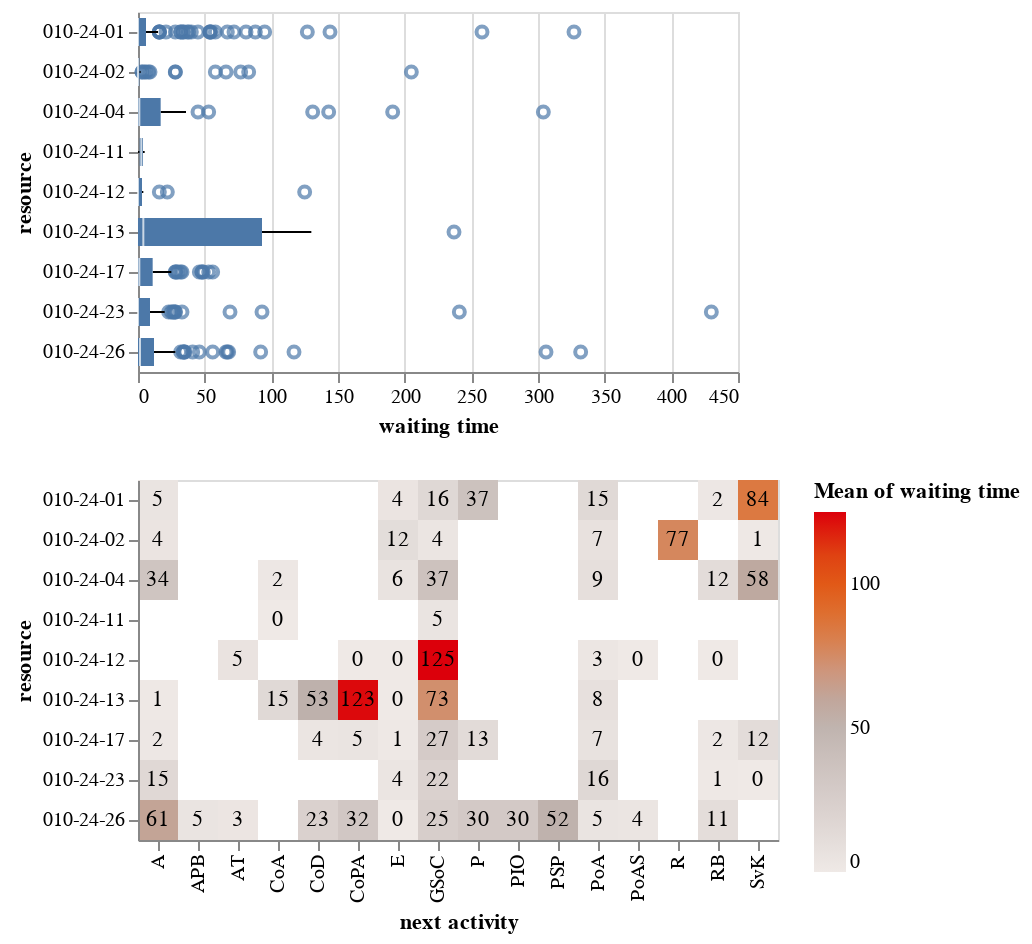

Here is the notebook cell this chart was saved with:
### Markdown cell above
### Identify resources with higher activity duration and waiting time

### Code cell
# activity duration
df_res_mean_actdur = df_res_actdur.groupby(['resource', 'activity']).agg(
    mean_duration=pd.NamedAgg('activity duration', aggfunc='mean')
).reset_index()
df_range_actdur = df_res_actdur.groupby(['activity']).agg(
    min_act_duration=pd.NamedAgg('activity duration', aggfunc='min'),
    max_act_duration=pd.NamedAgg('activity duration', aggfunc='max'),
).reset_index()
df_res_mean_actdur = df_res_mean_actdur.merge(
    df_range_actdur, how='left', on='activity'
)
# normalize
df_res_mean_actdur['normalized_mean_duration'] = (
    (df_res_mean_actdur['mean_duration'] - df_res_mean_actdur['min_act_duration']) / 
    (df_res_mean_actdur['max_act_duration'] - df_res_mean_actdur['min_act_duration'])
)
df_res_mean_actdur = df_res_mean_actdur[df_res_mean_actdur['resource'].isin(df_res_waiting['resource'].unique())]

# waiting time
df_res_waiting = df_res_waiting[df_res_waiting['waiting time'] <= 60 * 8]

alt.vconcat(
    alt.Chart(
        df_res_waiting,
    ).mark_boxplot().encode(
        y=alt.Y('resource:O'),
        x=alt.X('waiting time:Q'),
    ),
    # alt.Chart(
    #     df_res_waiting,
    #     title='Mean of average waiting time by resource'
    # ).mark_bar().encode(
    #     y=alt.Y('resource:O'),
    #     x=alt.X('mean(waiting time):Q').title('Mean waiting time (minutes)'),
    #     tooltip=['mean(waiting time)']
    # ),
    alt.layer(
        alt.Chart(
            df_res_waiting,
        ).mark_rect().encode(
            y=alt.Y('resource:O'),
            x=alt.X('next activity:N'),
            # x=alt.X('activity_pair:N'),
            color=alt.Color('mean(waiting time):Q').scale(scheme='lightgreyred')
        ),
        alt.Chart(
            df_res_waiting
        ).mark_text(baseline='middle').encode(
            y=alt.Y('resource:O'),
            x=alt.X('next activity:N'),
            # x=alt.X('activity_pair:N'),
            text=alt.Text('mean(waiting time):Q', format='.0f')
        )
    ),
    # alt.layer(
    #     alt.Chart(
    #         df_res_mean_actdur,
    #         title='Mean activity duration by resource per activity'
    #     ).mark_rect().encode(
    #         y=alt.Y('resource:O'),
    #         x=alt.X('activity:N'),
    #         color=alt.Color('normalized_mean_duration:Q').scale(scheme='lightgreyred'),
    #         tooltip=['resource', 'activity', 'mean_duration', 'normalized_mean_duration']
    #     ),
    #     alt.Chart(
    #         df_res_mean_actdur
    #     ).mark_text(baseline='middle').encode(
    #         y=alt.Y('resource:O'),
    #         x=alt.X('activity:N'),
    #         text=alt.Text('mean_duration:Q', format='.0f')
    #     )
    # )
).resolve_scale(color='independent')

### Figure 1 — Vega specification as saved in the notebook (floating-point values rounded to 4 significant figures)
{"$schema": "https://vega.github.io/schema/vega/v5.json", "data": [{"name": "source_0"}, {"name": "data_0"}, {"name": "data_1", "values": [{"resource": "010-24-01", "waiting time": 54.0}, {"resource": "010-24-01", "waiting time": 258.0}, {"resource": "010-24-01", "waiting time": 144.0}, {"resource": "010-24-01", "waiting time": 95.0}, {"resource": "010-24-01", "waiting time": 127.0}, {"resource": "010-24-01", "waiting time": 16.0}, {"resource": "010-24-01", "waiting time": 40.0}, {"resource": "010-24-01", "waiting time": 54.0}, {"resource": "010-24-01", "waiting time": 327.0}, {"resource": "010-24-01", "waiting time": 54.0}, {"resource": "010-24-01", "waiting time": 38.0}, {"resource": "010-24-01", "waiting time": 55.0}, {"resource": "010-24-01", "waiting time": 37.0}, {"resource": "010-24-01", "waiting time": 58.0}, {"resource": "010-24-01", "waiting time": 32.0}, {"resource": "010-24-01", "waiting time": 16.0}, {"resource": "010-24-01", "waiting time": 72.0}, {"resource": "010-24-01", "waiting time": 81.0}, {"resource": "010-24-01", "waiting time": 32.0}, {"resource": "010-24-01", "waiting time": 34.0}, {"resource": "010-24-01", "waiting time": 16.0}, {"resource": "010-24-01", "waiting time": 88.0}, {"resource": "010-24-01", "waiting time": 34.0}, {"resource": "010-24-01", "waiting time": 21.0}, {"resource": "010-24-01", "waiting time": 45.0}, {"resource": "010-24-01", "waiting time": 16.0}, {"resource": "010-24-01", "waiting time": 67.0}, {"resource": "010-24-01", "waiting time": 28.0}, {"resource": "010-24-02", "waiting time": 28.0}, {"resource": "010-24-02", "waiting time": 8.0}, {"resource": "010-24-02", "waiting time": 77.0}, {"resource": "010-24-02", "waiting time": 66.0}, {"resource": "010-24-02", "waiting time": 6.0}, {"resource": "010-24-02", "waiting time": 3.0}, {"resource": "010-24-02", "waiting time": 205.0}, {"resource": "010-24-02", "waiting time": 83.0}, {"resource": "010-24-02", "waiting time": 28.0}, {"resource": "010-24-02", "waiting time": 58.0}, {"resource": "010-24-02", "waiting time": 3.0}, {"resource": "010-24-02", "waiting time": 5.0}, {"resource": "010-24-02", "waiting time": 9.0}, {"resource": "010-24-04", "waiting time": 191.0}, {"resource": "010-24-04", "waiting time": 45.0}, {"resource": "010-24-04", "waiting time": 304.0}, {"resource": "010-24-04", "waiting time": 131.0}, {"resource": "010-24-04", "waiting time": 143.0}, {"resource": "010-24-04", "waiting time": 53.0}, {"resource": "010-24-12", "waiting time": 125.0}, {"resource": "010-24-12", "waiting time": 16.0}, {"resource": "010-24-12", "waiting time": 22.0}, {"resource": "010-24-13", "waiting time": 237.0}, {"resource": "010-24-17", "waiting time": 46.0}, {"resource": "010-24-17", "waiting time": 30.0}, {"resource": "010-24-17", "waiting time": 28.0}, {"resource": "010-24-17", "waiting time": 56.0}, {"resource": "010-24-17", "waiting time": 48.0}, {"resource": "010-24-17", "waiting time": 32.0}, {"resource": "010-24-17", "waiting time": 29.0}, {"resource": "010-24-17", "waiting time": 28.0}, {"resource": "010-24-17", "waiting time": 53.0}, {"resource": "010-24-17", "waiting time": 33.0}, {"resource": "010-24-17", "waiting time": 48.0}, {"resource": "010-24-17", "waiting time": 49.0}, {"resource": "010-24-23", "waiting time": 28.0}, {"resource": "010-24-23", "waiting time": 23.0}, {"resource": "010-24-23", "waiting time": 430.0}, {"resource": "010-24-23", "waiting time": 241.0}, {"resource": "010-24-23", "waiting time": 25.0}, {"resource": "010-24-23", "waiting time": 26.0}, {"resource": "010-24-23", "waiting time": 28.0}, {"resource": "010-24-23", "waiting time": 27.0}, {"resource": "010-24-23", "waiting time": 93.0}, {"resource": "010-24-23", "waiting time": 69.0}, {"resource": "010-24-23", "waiting time": 33.0}, {"resource": "010-24-26", "waiting time": 117.0}, {"resource": "010-24-26", "waiting time": 34.0}, {"resource": "010-24-26", "waiting time": 32.0}, {"resource": "010-24-26", "waiting time": 306.0}, {"resource": "010-24-26", "waiting time": 67.0}, {"resource": "010-24-26", "waiting time": 35.0}, {"resource": "010-24-26", "waiting time": 68.0}, {"resource": "010-24-26", "waiting time": 41.0}, {"resource": "010-24-26", "waiting time": 56.0}, {"resource": "010-24-26", "waiting time": 46.0}, {"resource": "010-24-26", "waiting time": 66.0}, {"resource": "010-24-26", "waiting time": 35.0}, {"resource": "010-24-26", "waiting time": 34.0}, {"resource": "010-24-26", "waiting time": 92.0}, {"resource": "010-24-26", "waiting time": 332.0}]}, {"name": "data_2"}, {"name": "data_3", "values": [{"lower_box_waiting time": 0.0, "lower_whisker_waiting time": 0.0, "resource": "010-24-01", "upper_whisker_waiting time": 15.0}, {"lower_box_waiting time": 0.0, "lower_whisker_waiting time": 0.0, "resource": "010-24-02", "upper_whisker_waiting time": 2.0}, {"lower_box_waiting time": 0.0, "lower_whisker_waiting time": 0.0, "resource": "010-24-04", "upper_whisker_waiting time": 36.0}, {"lower_box_waiting time": 1.25, "lower_whisker_waiting time": 0.0, "resource": "010-24-11", "upper_whisker_waiting time": 5.0}, {"lower_box_waiting time": 0.0, "lower_whisker_waiting time": 0.0, "resource": "010-24-12", "upper_whisker_waiting time": 4.0}, {"lower_box_waiting time": 0.0, "lower_whisker_waiting time": 0.0, "resource": "010-24-13", "upper_whisker_waiting time": 130.0}, {"lower_box_waiting time": 0.0, "lower_whisker_waiting time": 0.0, "resource": "010-24-17", "upper_whisker_waiting time": 25.0}, {"lower_box_waiting time": 0.0, "lower_whisker_waiting time": 0.0, "resource": "010-24-23", "upper_whisker_waiting time": 20.0}, {"lower_box_waiting time": 0.0, "lower_whisker_waiting time": 0.0, "resource": "010-24-26", "upper_whisker_waiting time": 28.0}]}, {"name": "data_4", "values": [{"lower_whisker_waiting time": 0.0, "resource": "010-24-01", "upper_box_waiting time": 6.0, "upper_whisker_waiting time": 15.0}, {"lower_whisker_waiting time": 0.0, "resource": "010-24-02", "upper_box_waiting time": 1.0, "upper_whisker_waiting time": 2.0}, {"lower_whisker_waiting time": 0.0, "resource": "010-24-04", "upper_box_waiting time": 17.0, "upper_whisker_waiting time": 36.0}, {"lower_whisker_waiting time": 0.0, "resource": "010-24-11", "upper_box_waiting time": 3.75, "upper_whisker_waiting time": 5.0}, {"lower_whisker_waiting time": 0.0, "resource": "010-24-12", "upper_box_waiting time": 3.0, "upper_whisker_waiting time": 4.0}, {"lower_whisker_waiting time": 0.0, "resource": "010-24-13", "upper_box_waiting time": 93.0, "upper_whisker_waiting time": 130.0}, {"lower_whisker_waiting time": 0.0, "resource": "010-24-17", "upper_box_waiting time": 11.0, "upper_whisker_waiting time": 25.0}, {"lower_whisker_waiting time": 0.0, "resource": "010-24-23", "upper_box_waiting time": 9.0, "upper_whisker_waiting time": 20.0}, {"lower_whisker_waiting time": 0.0, "resource": "010-24-26", "upper_box_waiting time": 12.0, "upper_whisker_waiting time": 28.0}]}, {"name": "data_5"}, {"name": "data_6", "values": [{"lower_box_waiting time": 0.0, "max_waiting time": 327.0, "mid_box_waiting time": 0.0, "min_waiting time": 0.0, "resource": "010-24-01", "upper_box_waiting time": 6.0}, {"lower_box_waiting time": 0.0, "max_waiting time": 205.0, "mid_box_waiting time": 0.0, "min_waiting time": 0.0, "resource": "010-24-02", "upper_box_waiting time": 1.0}, {"lower_box_waiting time": 0.0, "max_waiting time": 304.0, "mid_box_waiting time": 1.0, "min_waiting time": 0.0, "resource": "010-24-04", "upper_box_waiting time": 17.0}, {"lower_box_waiting time": 1.25, "max_waiting time": 5.0, "mid_box_waiting time": 2.5, "min_waiting time": 0.0, "resource": "010-24-11", "upper_box_waiting time": 3.75}, {"lower_box_waiting time": 0.0, "max_waiting time": 125.0, "mid_box_waiting time": 0.0, "min_waiting time": 0.0, "resource": "010-24-12", "upper_box_waiting time": 3.0}, {"lower_box_waiting time": 0.0, "max_waiting time": 237.0, "mid_box_waiting time": 4.0, "min_waiting time": 0.0, "resource": "010-24-13", "upper_box_waiting time": 93.0}, {"lower_box_waiting time": 0.0, "max_waiting time": 56.0, "mid_box_waiting time": 1.0, "min_waiting time": 0.0, "resource": "010-24-17", "upper_box_waiting time": 11.0}, {"lower_box_waiting time": 0.0, "max_waiting time": 430.0, "mid_box_waiting time": 0.0, "min_waiting time": 0.0, "resource": "010-24-23", "upper_box_waiting time": 9.0}, {"lower_box_waiting time": 0.0, "max_waiting time": 332.0, "mid_box_waiting time": 1.5, "min_waiting time": 0.0, "resource": "010-24-26", "upper_box_waiting time": 12.0}]}, {"name": "data_7", "values": [{"lower_box_waiting time": 0.0, "max_waiting time": 327.0, "mid_box_waiting time": 0.0, "min_waiting time": 0.0, "resource": "010-24-01", "upper_box_waiting time": 6.0}, {"lower_box_waiting time": 0.0, "max_waiting time": 205.0, "mid_box_waiting time": 0.0, "min_waiting time": 0.0, "resource": "010-24-02", "upper_box_waiting time": 1.0}, {"lower_box_waiting time": 0.0, "max_waiting time": 304.0, "mid_box_waiting time": 1.0, "min_waiting time": 0.0, "resource": "010-24-04", "upper_box_waiting time": 17.0}, {"lower_box_waiting time": 1.25, "max_waiting time": 5.0, "mid_box_waiting time": 2.5, "min_waiting time": 0.0, "resource": "010-24-11", "upper_box_waiting time": 3.75}, {"lower_box_waiting time": 0.0, "max_waiting time": 125.0, "mid_box_waiting time": 0.0, "min_waiting time": 0.0, "resource": "010-24-12", "upper_box_waiting time": 3.0}, {"lower_box_waiting time": 0.0, "max_waiting time": 237.0, "mid_box_waiting time": 4.0, "min_waiting time": 0.0, "resource": "010-24-13", "upper_box_waiting time": 93.0}, {"lower_box_waiting time": 0.0, "max_waiting time": 56.0, "mid_box_waiting time": 1.0, "min_waiting time": 0.0, "resource": "010-24-17", "upper_box_waiting time": 11.0}, {"lower_box_waiting time": 0.0, "max_waiting time": 430.0, "mid_box_waiting time": 0.0, "min_waiting time": 0.0, "resource": "010-24-23", "upper_box_waiting time": 9.0}, {"lower_box_waiting time": 0.0, "max_waiting time": 332.0, "mid_box_waiting time": 1.5, "min_waiting time": 0.0, "resource": "010-24-26", "upper_box_waiting time": 12.0}]}, {"name": "data_8", "values": [{"mean_waiting time": 14.54, "next activity": "PoA", "resource": "010-24-01"}, {"mean_waiting time": 15.67, "next activity": "GSoC", "resource": "010-24-01"}, {"mean_waiting time": 84.12, "next activity": "SvK", "resource": "010-24-01"}, {"mean_waiting time": 4.833, "next activity": "A", "resource": "010-24-01"}, {"mean_waiting time": 4.213, "next activity": "E", "resource": "010-24-01"}, {"mean_waiting time": 2.0, "next activity": "RB", "resource": "010-24-01"}, {"mean_waiting time": 37.0, "next activity": "P", "resource": "010-24-01"}, {"mean_waiting time": 7.0, "next activity": "PoA", "resource": "010-24-02"}, {"mean_waiting time": 4.368, "next activity": "A", "resource": "010-24-02"}, {"mean_waiting time": 11.52, "next activity": "E", "resource": "010-24-02"}, {"mean_waiting time": 77.0, "next activity": "R", "resource": "010-24-02"}, {"mean_waiting time": 4.111, "next activity": "GSoC", "resource": "010-24-02"}, {"mean_waiting time": 1.2, "next activity": "SvK", "resource": "010-24-02"}, {"mean_waiting time": 58.25, "next activity": "SvK", "resource": "010-24-04"}, {"mean_waiting time": 9.385, "next activity": "PoA", "resource": "010-24-04"}, {"mean_waiting time": 6.0, "next activity": "E", "resource": "010-24-04"}, {"mean_waiting time": 34.1, "next activity": "A", "resource": "010-24-04"}, {"mean_waiting time": 36.6, "next activity": "GSoC", "resource": "010-24-04"}, {"mean_waiting time": 11.67, "next activity": "RB", "resource": "010-24-04"}, {"mean_waiting time": 2.0, "next activity": "CoA", "resource": "010-24-04"}, {"mean_waiting time": 5.0, "next activity": "GSoC", "resource": "010-24-11"}, {"mean_waiting time": 0.0, "next activity": "CoA", "resource": "010-24-11"}, {"mean_waiting time": 3.0, "next activity": "PoA", "resource": "010-24-12"}, {"mean_waiting time": 125.0, "next activity": "GSoC", "resource": "010-24-12"}, {"mean_waiting time": 5.375, "next activity": "AT", "resource": "010-24-12"}, {"mean_waiting time": 0.0, "next activity": "RB", "resource": "010-24-12"}, {"mean_waiting time": 0.0, "next activity": "E", "resource": "010-24-12"}, {"mean_waiting time": 0.0, "next activity": "CoPA", "resource": "010-24-12"}, {"mean_waiting time": 0.3333, "next activity": "PoAS", "resource": "010-24-12"}, {"mean_waiting time": 0.0, "next activity": "E", "resource": "010-24-13"}, {"mean_waiting time": 73.25, "next activity": "GSoC", "resource": "010-24-13"}, {"mean_waiting time": 123.0, "next activity": "CoPA", "resource": "010-24-13"}, {"mean_waiting time": 0.6667, "next activity": "A", "resource": "010-24-13"}, {"mean_waiting time": 52.75, "next activity": "CoD", "resource": "010-24-13"}, {"mean_waiting time": 8.0, "next activity": "PoA", "resource": "010-24-13"}, {"mean_waiting time": 15.0, "next activity": "CoA", "resource": "010-24-13"}, {"mean_waiting time": 12.0, "next activity": "SvK", "resource": "010-24-17"}, {"mean_waiting time": 27.35, "next activity": "GSoC", "resource": "010-24-17"}, {"mean_waiting time": 6.667, "next activity": "PoA", "resource": "010-24-17"}, {"mean_waiting time": 1.833, "next activity": "RB", "resource": "010-24-17"}, {"mean_waiting time": 0.8, "next activity": "E", "resource": "010-24-17"}, {"mean_waiting time": 1.571, "next activity": "A", "resource": "010-24-17"}, {"mean_waiting time": 5.0, "next activity": "CoPA", "resource": "010-24-17"}, {"mean_waiting time": 4.0, "next activity": "CoD", "resource": "010-24-17"}, {"mean_waiting time": 13.0, "next activity": "P", "resource": "010-24-17"}, {"mean_waiting time": 0.0, "next activity": "SvK", "resource": "010-24-23"}, {"mean_waiting time": 22.26, "next activity": "GSoC", "resource": "010-24-23"}, {"mean_waiting time": 16.0, "next activity": "PoA", "resource": "010-24-23"}, {"mean_waiting time": 3.833, "next activity": "E", "resource": "010-24-23"}, {"mean_waiting time": 15.45, "next activity": "A", "resource": "010-24-23"}, {"mean_waiting time": 0.5, "next activity": "RB", "resource": "010-24-23"}, {"mean_waiting time": 51.67, "next activity": "PSP", "resource": "010-24-26"}, {"mean_waiting time": 3.944, "next activity": "PoAS", "resource": "010-24-26"}, {"mean_waiting time": 3.333, "next activity": "AT", "resource": "010-24-26"}, {"mean_waiting time": 61.4, "next activity": "A", "resource": "010-24-26"}, {"mean_waiting time": 0.0, "next activity": "E", "resource": "010-24-26"}, {"mean_waiting time": 31.84, "next activity": "CoPA", "resource": "010-24-26"}, {"mean_waiting time": 22.5, "next activity": "CoD", "resource": "010-24-26"}, {"mean_waiting time": 10.8, "next activity": "RB", "resource": "010-24-26"}, {"mean_waiting time": 30.0, "next activity": "P", "resource": "010-24-26"}, {"mean_waiting time": 5.0, "next activity": "PoA", "resource": "010-24-26"}, {"mean_waiting time": 25.33, "next activity": "GSoC", "resource": "010-24-26"}, {"mean_waiting time": 5.0, "next activity": "APB", "resource": "010-24-26"}, {"mean_waiting time": 30.0, "next activity": "PIO", "resource": "010-24-26"}]}, {"name": "data_9", "values": [{"mean_waiting time": 14.54, "next activity": "PoA", "resource": "010-24-01"}, {"mean_waiting time": 15.67, "next activity": "GSoC", "resource": "010-24-01"}, {"mean_waiting time": 84.12, "next activity": "SvK", "resource": "010-24-01"}, {"mean_waiting time": 4.833, "next activity": "A", "resource": "010-24-01"}, {"mean_waiting time": 4.213, "next activity": "E", "resource": "010-24-01"}, {"mean_waiting time": 2.0, "next activity": "RB", "resource": "010-24-01"}, {"mean_waiting time": 37.0, "next activity": "P", "resource": "010-24-01"}, {"mean_waiting time": 7.0, "next activity": "PoA", "resource": "010-24-02"}, {"mean_waiting time": 4.368, "next activity": "A", "resource": "010-24-02"}, {"mean_waiting time": 11.52, "next activity": "E", "resource": "010-24-02"}, {"mean_waiting time": 77.0, "next activity": "R", "resource": "010-24-02"}, {"mean_waiting time": 4.111, "next activity": "GSoC", "resource": "010-24-02"}, {"mean_waiting time": 1.2, "next activity": "SvK", "resource": "010-24-02"}, {"mean_waiting time": 58.25, "next activity": "SvK", "resource": "010-24-04"}, {"mean_waiting time": 9.385, "next activity": "PoA", "resource": "010-24-04"}, {"mean_waiting time": 6.0, "next activity": "E", "resource": "010-24-04"}, {"mean_waiting time": 34.1, "next activity": "A", "resource": "010-24-04"}, {"mean_waiting time": 36.6, "next activity": "GSoC", "resource": "010-24-04"}, {"mean_waiting time": 11.67, "next activity": "RB", "resource": "010-24-04"}, {"mean_waiting time": 2.0, "next activity": "CoA", "resource": "010-24-04"}, {"mean_waiting time": 5.0, "next activity": "GSoC", "resource": "010-24-11"}, {"mean_waiting time": 0.0, "next activity": "CoA", "resource": "010-24-11"}, {"mean_waiting time": 3.0, "next activity": "PoA", "resource": "010-24-12"}, {"mean_waiting time": 125.0, "next activity": "GSoC", "resource": "010-24-12"}, {"mean_waiting time": 5.375, "next activity": "AT", "resource": "010-24-12"}, {"mean_waiting time": 0.0, "next activity": "RB", "resource": "010-24-12"}, {"mean_waiting time": 0.0, "next activity": "E", "resource": "010-24-12"}, {"mean_waiting time": 0.0, "next activity": "CoPA", "resource": "010-24-12"}, {"mean_waiting time": 0.3333, "next activity": "PoAS", "resource": "010-24-12"}, {"mean_waiting time": 0.0, "next activity": "E", "resource": "010-24-13"}, {"mean_waiting time": 73.25, "next activity": "GSoC", "resource": "010-24-13"}, {"mean_waiting time": 123.0, "next activity": "CoPA", "resource": "010-24-13"}, {"mean_waiting time": 0.6667, "next activity": "A", "resource": "010-24-13"}, {"mean_waiting time": 52.75, "next activity": "CoD", "resource": "010-24-13"}, {"mean_waiting time": 8.0, "next activity": "PoA", "resource": "010-24-13"}, {"mean_waiting time": 15.0, "next activity": "CoA", "resource": "010-24-13"}, {"mean_waiting time": 12.0, "next activity": "SvK", "resource": "010-24-17"}, {"mean_waiting time": 27.35, "next activity": "GSoC", "resource": "010-24-17"}, {"mean_waiting time": 6.667, "next activity": "PoA", "resource": "010-24-17"}, {"mean_waiting time": 1.833, "next activity": "RB", "resource": "010-24-17"}, {"mean_waiting time": 0.8, "next activity": "E", "resource": "010-24-17"}, {"mean_waiting time": 1.571, "next activity": "A", "resource": "010-24-17"}, {"mean_waiting time": 5.0, "next activity": "CoPA", "resource": "010-24-17"}, {"mean_waiting time": 4.0, "next activity": "CoD", "resource": "010-24-17"}, {"mean_waiting time": 13.0, "next activity": "P", "resource": "010-24-17"}, {"mean_waiting time": 0.0, "next activity": "SvK", "resource": "010-24-23"}, {"mean_waiting time": 22.26, "next activity": "GSoC", "resource": "010-24-23"}, {"mean_waiting time": 16.0, "next activity": "PoA", "resource": "010-24-23"}, {"mean_waiting time": 3.833, "next activity": "E", "resource": "010-24-23"}, {"mean_waiting time": 15.45, "next activity": "A", "resource": "010-24-23"}, {"mean_waiting time": 0.5, "next activity": "RB", "resource": "010-24-23"}, {"mean_waiting time": 51.67, "next activity": "PSP", "resource": "010-24-26"}, {"mean_waiting time": 3.944, "next activity": "PoAS", "resource": "010-24-26"}, {"mean_waiting time": 3.333, "next activity": "AT", "resource": "010-24-26"}, {"mean_waiting time": 61.4, "next activity": "A", "resource": "010-24-26"}, {"mean_waiting time": 0.0, "next activity": "E", "resource": "010-24-26"}, {"mean_waiting time": 31.84, "next activity": "CoPA", "resource": "010-24-26"}, {"mean_waiting time": 22.5, "next activity": "CoD", "resource": "010-24-26"}, {"mean_waiting time": 10.8, "next activity": "RB", "resource": "010-24-26"}, {"mean_waiting time": 30.0, "next activity": "P", "resource": "010-24-26"}, {"mean_waiting time": 5.0, "next activity": "PoA", "resource": "010-24-26"}, {"mean_waiting time": 25.33, "next activity": "GSoC", "resource": "010-24-26"}, {"mean_waiting time": 5.0, "next activity": "APB", "resource": "010-24-26"}, {"mean_waiting time": 30.0, "next activity": "PIO", "resource": "010-24-26"}]}, {"name": "data_1_concat_0_y_domain_resource_0", "values": [{"resource": "010-24-01"}, {"resource": "010-24-02"}, {"resource": "010-24-04"}, {"resource": "010-24-12"}, {"resource": "010-24-13"}, {"resource": "010-24-17"}, {"resource": "010-24-23"}, {"resource": "010-24-26"}]}, {"name": "data_3_concat_0_y_domain_resource_1", "values": [{"resource": "010-24-01"}, {"resource": "010-24-02"}, {"resource": "010-24-04"}, {"resource": "010-24-11"}, {"resource": "010-24-12"}, {"resource": "010-24-13"}, {"resource": "010-24-17"}, {"resource": "010-24-23"}, {"resource": "010-24-26"}]}, {"name": "data_4_concat_0_y_domain_resource_2", "values": [{"resource": "010-24-01"}, {"resource": "010-24-02"}, {"resource": "010-24-04"}, {"resource": "010-24-11"}, {"resource": "010-24-12"}, {"resource": "010-24-13"}, {"resource": "010-24-17"}, {"resource": "010-24-23"}, {"resource": "010-24-26"}]}, {"name": "data_6_concat_0_y_domain_resource_3", "values": [{"resource": "010-24-01"}, {"resource": "010-24-02"}, {"resource": "010-24-04"}, {"resource": "010-24-11"}, {"resource": "010-24-12"}, {"resource": "010-24-13"}, {"resource": "010-24-17"}, {"resource": "010-24-23"}, {"resource": "010-24-26"}]}, {"name": "data_7_concat_0_y_domain_resource_4", "values": [{"resource": "010-24-01"}, {"resource": "010-24-02"}, {"resource": "010-24-04"}, {"resource": "010-24-11"}, {"resource": "010-24-12"}, {"resource": "010-24-13"}, {"resource": "010-24-17"}, {"resource": "010-24-23"}, {"resource": "010-24-26"}]}, {"name": "data_9_concat_1_x_domain_next activity_0", "values": [{"next activity": "PoA"}, {"next activity": "GSoC"}, {"next activity": "SvK"}, {"next activity": "A"}, {"next activity": "E"}, {"next activity": "RB"}, {"next activity": "P"}, {"next activity": "R"}, {"next activity": "CoA"}, {"next activity": "AT"}, {"next activity": "CoPA"}, {"next activity": "PoAS"}, {"next activity": "CoD"}, {"next activity": "PSP"}, {"next activity": "APB"}, {"next activity": "PIO"}]}, {"name": "data_8_concat_1_x_domain_next activity_1", "values": [{"next activity": "PoA"}, {"next activity": "GSoC"}, {"next activity": "SvK"}, {"next activity": "A"}, {"next activity": "E"}, {"next activity": "RB"}, {"next activity": "P"}, {"next activity": "R"}, {"next activity": "CoA"}, {"next activity": "AT"}, {"next activity": "CoPA"}, {"next activity": "PoAS"}, {"next activity": "CoD"}, {"next activity": "PSP"}, {"next activity": "APB"}, {"next activity": "PIO"}]}, {"name": "data_9_concat_1_y_domain_resource_0", "values": [{"resource": "010-24-01"}, {"resource": "010-24-02"}, {"resource": "010-24-04"}, {"resource": "010-24-11"}, {"resource": "010-24-12"}, {"resource": "010-24-13"}, {"resource": "010-24-17"}, {"resource": "010-24-23"}, {"resource": "010-24-26"}]}, {"name": "data_8_concat_1_y_domain_resource_1", "values": [{"resource": "010-24-01"}, {"resource": "010-24-02"}, {"resource": "010-24-04"}, {"resource": "010-24-11"}, {"resource": "010-24-12"}, {"resource": "010-24-13"}, {"resource": "010-24-17"}, {"resource": "010-24-23"}, {"resource": "010-24-26"}]}, {"name": "data_9_concat_1_color_domain_mean_waiting time", "values": [{"min": 0.0, "max": 125.0}]}], "signals": [{"name": "concat_0_width", "value": 300}, {"name": "concat_0_y_step", "value": 20}, {"name": "concat_0_height", "update": "bandspace(domain('concat_0_y').length, 0, 0) * concat_0_y_step"}, {"name": "concat_1_x_step", "value": 20}, {"name": "concat_1_width", "update": "bandspace(domain('concat_1_x').length, 0, 0) * concat_1_x_step"}, {"name": "concat_1_y_step", "value": 20}, {"name": "concat_1_height", "update": "bandspace(domain('concat_1_y').length, 0, 0) * concat_1_y_step"}], "marks": [{"type": "group", "name": "concat_0_group", "encode": {"update": {"width": {"signal": "concat_0_width"}, "height": {"signal": "concat_0_height"}}}, "marks": [{"type": "symbol", "name": "concat_0_layer_0_layer_0_marks", "from": {"data": "data_1"}, "encode": {"update": {"ariaRoleDescription": {"value": "point"}, "opacity": {"value": 0.7}, "stroke": {"value": "#4c78a8"}, "x": {"field": "waiting time", "scale": "concat_0_x"}, "y": {"field": "resource", "scale": "concat_0_y", "band": 0.5}, "description": {"signal": "\"waiting time: \" + (format(datum[\"waiting time\"], \"\")) + \"; resource: \" + (isValid(datum[\"resource\"]) ? datum[\"resource\"] : \"\"+datum[\"resource\"])"}, "fill": {"value": "transparent"}}}, "style": ["point", "boxplot-outliers"]}, {"type": "rule", "name": "concat_0_layer_0_layer_1_layer_0_marks", "from": {"data": "data_3"}, "encode": {"update": {"x": {"field": "lower_whisker_waiting time", "scale": "concat_0_x"}, "tooltip": {"signal": "{\"Upper Whisker of waiting time\": format(datum[\"upper_whisker_waiting time\"], \"\"), \"Lower Whisker of waiting time\": format(datum[\"lower_whisker_waiting time\"], \"\"), \"resource\": isValid(datum[\"resource\"]) ? datum[\"resource\"] : \"\"+datum[\"resource\"]}"}, "x2": {"field": "lower_box_waiting time", "scale": "concat_0_x"}, "y": {"field": "resource", "scale": "concat_0_y", "band": 0.5}, "stroke": {"value": "black"}}}, "style": ["rule", "boxplot-rule"], "aria": false}, {"type": "rule", "name": "concat_0_layer_0_layer_1_layer_1_marks", "from": {"data": "data_4"}, "encode": {"update": {"x": {"field": "upper_box_waiting time", "scale": "concat_0_x"}, "stroke": {"value": "black"}, "tooltip": {"signal": "{\"Upper Whisker of waiting time\": format(datum[\"upper_whisker_waiting time\"], \"\"), \"Lower Whisker of waiting time\": format(datum[\"lower_whisker_waiting time\"], \"\"), \"resource\": isValid(datum[\"resource\"]) ? datum[\"resource\"] : \"\"+datum[\"resource\"]}"}, "x2": {"field": "upper_whisker_waiting time", "scale": "concat_0_x"}, "y": {"field": "resource", "scale": "concat_0_y", "band": 0.5}}}, "style": ["rule", "boxplot-rule"], "aria": false}, {"type": "rect", "name": "concat_0_layer_1_layer_0_marks", "from": {"data": "data_6"}, "encode": {"update": {"yc": {"field": "resource", "scale": "concat_0_y", "band": 0.5}, "x2": {"field": "upper_box_waiting time", "scale": "concat_0_x"}, "tooltip": {"signal": "{\"Max of waiting time\": format(datum[\"max_waiting time\"], \"\"), \"Q3 of waiting time\": format(datum[\"upper_box_waiting time\"], \"\"), \"Median of waiting time\": format(datum[\"mid_box_waiting time\"], \"\"), \"Q1 of waiting time\": format(datum[\"lower_box_waiting time\"], \"\"), \"Min of waiting time\": format(datum[\"min_waiting time\"], \"\"), \"resource\": isValid(datum[\"resource\"]) ? datum[\"resource\"] : \"\"+datum[\"resource\"]}"}, "height": {"value": 14}, "description": {"signal": "\"waiting time: \" + (format(datum[\"lower_box_waiting time\"], \"\")) + \"; resource: \" + (isValid(datum[\"resource\"]) ? datum[\"resource\"] : \"\"+datum[\"resource\"]) + \"; upper_box_waiting time: \" + (format(datum[\"upper_box_waiting time\"], \"\")) + \"; Max of waiting time: \" + (format(datum[\"max_waiting time\"], \"\")) + \"; Q3 of waiting time: \" + (format(datum[\"upper_box_waiting time\"], \"\")) + \"; Median of waiting time: \" + (format(datum[\"mid_box_waiting time\"], \"\")) + \"; Q1 of waiting time: \" + (format(datum[\"lower_box_waiting time\"], \"\")) + \"; Min of waiting time: \" + (format(datum[\"min_waiting time\"], \"\"))"}, "x": {"field": "lower_box_waiting time", "scale": "concat_0_x"}, "fill": {"value": "#4c78a8"}, "ariaRoleDescription": {"value": "box"}}}, "style": ["bar", "boxplot-box"]}, {"type": "rect", "name": "concat_0_layer_1_layer_1_marks", "from": {"data": "data_7"}, "encode": {"update": {"width": {"value": 1}, "xc": {"field": "mid_box_waiting time", "scale": "concat_0_x"}, "height": {"value": 14}, "opacity": {"value": 0.7}, "fill": {"value": "white"}, "tooltip": {"signal": "{\"Max of waiting time\": format(datum[\"max_waiting time\"], \"\"), \"Q3 of waiting time\": format(datum[\"upper_box_waiting time\"], \"\"), \"Median of waiting time\": format(datum[\"mid_box_waiting time\"], \"\"), \"Q1 of waiting time\": format(datum[\"lower_box_waiting time\"], \"\"), \"Min of waiting time\": format(datum[\"min_waiting time\"], \"\"), \"resource\": isValid(datum[\"resource\"]) ? datum[\"resource\"] : \"\"+datum[\"resource\"]}"}, "yc": {"field": "resource", "scale": "concat_0_y", "band": 0.5}}}, "aria": false, "style": ["tick", "boxplot-median"]}], "axes": [{"scale": "concat_0_x", "gridScale": "concat_0_y", "labels": false, "orient": "bottom", "maxExtent": 0, "tickCount": {"signal": "ceil(concat_0_width/40)"}, "ticks": false, "minExtent": 0, "grid": true, "zindex": 0, "aria": false, "domain": false}, {"scale": "concat_0_x", "labelOverlap": true, "tickCount": {"signal": "ceil(concat_0_width/40)"}, "zindex": 0, "title": "waiting time", "grid": false, "orient": "bottom", "labelFlush": true}, {"scale": "concat_0_y", "zindex": 0, "grid": false, "orient": "left", "title": "resource"}], "style": "cell"}, {"type": "group", "name": "concat_1_group", "encode": {"update": {"height": {"signal": "concat_1_height"}, "width": {"signal": "concat_1_width"}}}, "marks": [{"type": "rect", "name": "concat_1_layer_0_marks", "from": {"data": "data_9"}, "encode": {"update": {"description": {"signal": "\"next activity: \" + (isValid(datum[\"next activity\"]) ? datum[\"next activity\"] : \"\"+datum[\"next activity\"]) + \"; resource: \" + (isValid(datum[\"resource\"]) ? datum[\"resource\"] : \"\"+datum[\"resource\"]) + \"; Mean of waiting time: \" + (format(datum[\"mean_waiting time\"], \"\"))"}, "width": {"signal": "max(0.25, bandwidth('concat_1_x'))"}, "fill": {"field": "mean_waiting time", "scale": "concat_1_color"}, "y": {"field": "resource", "scale": "concat_1_y"}, "height": {"signal": "max(0.25, bandwidth('concat_1_y'))"}, "x": {"field": "next activity", "scale": "concat_1_x"}}}, "style": ["rect"]}, {"type": "text", "name": "concat_1_layer_1_marks", "from": {"data": "data_8"}, "encode": {"update": {"x": {"field": "next activity", "scale": "concat_1_x", "band": 0.5}, "fill": {"value": "black"}, "description": {"signal": "\"next activity: \" + (isValid(datum[\"next activity\"]) ? datum[\"next activity\"] : \"\"+datum[\"next activity\"]) + \"; resource: \" + (isValid(datum[\"resource\"]) ? datum[\"resource\"] : \"\"+datum[\"resource\"]) + \"; Mean of waiting time: \" + (format(datum[\"mean_waiting time\"], \".0f\"))"}, "text": {"signal": "format(datum[\"mean_waiting time\"], \".0f\")"}, "baseline": {"value": "middle"}, "y": {"field": "resource", "scale": "concat_1_y", "band": 0.5}, "align": {"value": "center"}}}, "style": ["text"]}], "axes": [{"scale": "concat_1_x", "labelAlign": "right", "zindex": 1, "grid": false, "labelBaseline": "middle", "labelAngle": 270, "orient": "bottom", "title": "next activity"}, {"scale": "concat_1_y", "title": "resource", "grid": false, "zindex": 1, "orient": "left"}], "legends": [{"fill": "concat_1_color", "gradientLength": {"signal": "clamp(concat_1_height, 64, 200)"}, "title": "Mean of waiting time"}], "style": "cell"}], "scales": [{"name": "concat_0_x", "type": "linear", "domain": {"fields": [{"data": "data_1", "field": "waiting time"}, {"data": "data_3", "field": "lower_whisker_waiting time"}, {"data": "data_3", "field": "lower_box_waiting time"}, {"data": "data_4", "field": "upper_box_waiting time"}, {"data": "data_4", "field": "upper_whisker_waiting time"}, {"data": "data_6", "field": "lower_box_waiting time"}, {"data": "data_6", "field": "upper_box_waiting time"}, {"data": "data_7", "field": "mid_box_waiting time"}]}, "range": [0, {"signal": "concat_0_width"}], "zero": true, "nice": true}, {"name": "concat_0_y", "type": "band", "domain": {"fields": [{"data": "data_1_concat_0_y_domain_resource_0", "field": "resource"}, {"data": "data_3_concat_0_y_domain_resource_1", "field": "resource"}, {"data": "data_4_concat_0_y_domain_resource_2", "field": "resource"}, {"data": "data_6_concat_0_y_domain_resource_3", "field": "resource"}, {"data": "data_7_concat_0_y_domain_resource_4", "field": "resource"}], "sort": true}, "range": {"step": {"signal": "concat_0_y_step"}}, "paddingOuter": 0, "paddingInner": 0}, {"name": "concat_1_x", "type": "band", "domain": {"fields": [{"data": "data_9_concat_1_x_domain_next activity_0", "field": "next activity"}, {"data": "data_8_concat_1_x_domain_next activity_1", "field": "next activity"}], "sort": true}, "range": {"step": {"signal": "concat_1_x_step"}}, "paddingInner": 0, "paddingOuter": 0}, {"name": "concat_1_y", "type": "band", "domain": {"fields": [{"data": "data_9_concat_1_y_domain_resource_0", "field": "resource"}, {"data": "data_8_concat_1_y_domain_resource_1", "field": "resource"}], "sort": true}, "range": {"step": {"signal": "concat_1_y_step"}}, "paddingOuter": 0, "paddingInner": 0}, {"name": "concat_1_color", "type": "linear", "domain": [{"signal": "(data(\"data_9_concat_1_color_domain_mean_waiting time\")[0] || {}).min"}, {"signal": "(data(\"data_9_concat_1_color_domain_mean_waiting time\")[0] || {}).max"}], "range": {"scheme": "lightgreyred"}, "interpolate": "hcl", "zero": false}], "padding": 5, "layout": {"padding": 20, "columns": 1, "bounds": "full", "align": "each"}, "background": "white"}
